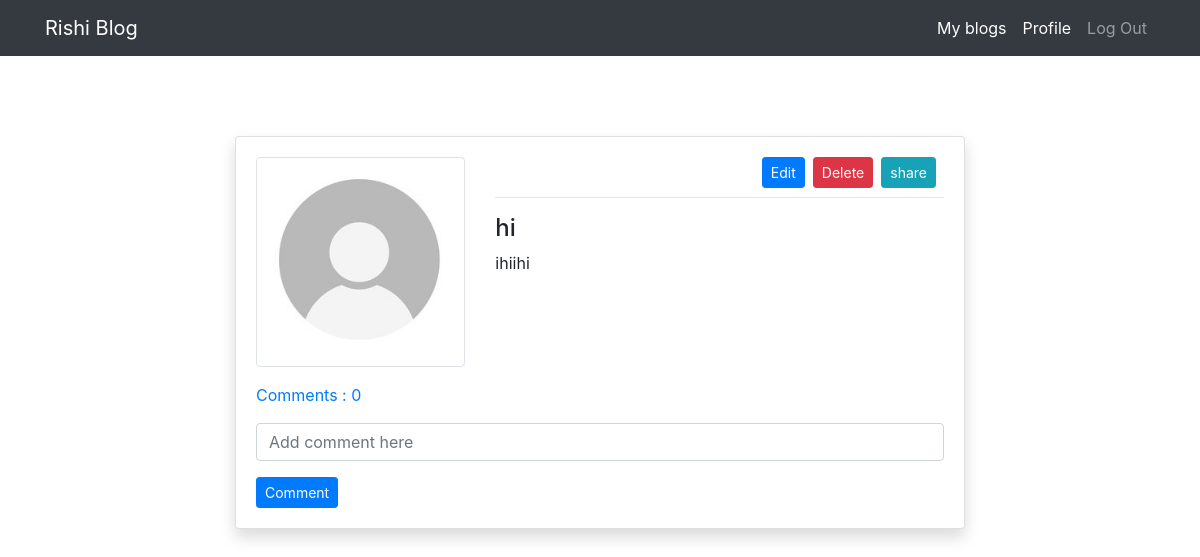
The page /post_detail/3/ (signed in) on the database its author committed.
### myblogapp/models.py (models this page shows, shortened)
class PostModel(models.Model):
    title = models.CharField(max_length=100)
    content = models.TextField()
    author = models.ForeignKey(User, on_delete=models.CASCADE)
    date_created = models.DateTimeField(auto_now_add=True)
    class Meta:
        ordering = ("-date_created",)
    def comment_count(self):
        return self.comment_set.all().count()
    def comments(self):
        return self.comment_set.all()

### users/models.py (models this page shows, shortened)
class profileModel(models.Model):
    user = models.OneToOneField(User, on_delete=models.CASCADE)
    mobile = models.CharField(max_length=10)
    image = models.ImageField(
        default="default.jpg",
        upload_to="profile",
        validators=[FileExtensionValidator(["png", "jpg", "jpeg"])],
    )
    otp = models.CharField(max_length=6, null=True, blank=True)
    exp_time = models.DateTimeField()

### myblogapp/views.py (the view)
# urls.py: path("post_detail/<int:pk>/", views.post_details, name="blog-post-detail"),
@login_required
def post_details(request: object, pk: int) -> object:
    post = PostModel.objects.get(id=pk)
    if request.method == "POST":
        c_form = CommentForm(request.POST)
        if c_form.is_valid():
            instance = c_form.save(commit=False)
            instance.user = request.user
            instance.post = post
            instance.save()
            return redirect("blog-post-detail", pk=post.id)
    else:
        c_form = CommentForm()
    context = {"post": post, "c_form": c_form}
    return render(request, "blog/post_detail.html", context)

### myblogapp/forms.py
class CommentForm(forms.ModelForm):
    content = forms.CharField(
        label="", widget=forms.TextInput(attrs={"placeholder": "Add comment here"})
    )
    class Meta:
        model = Comment
        fields = [
            "content",
        ]

### templates/blog/post_detail.html (shortened to what this page needs)
{% extends 'partials/base.html' %}
{% load crispy_forms_tags %}
{% load social_share %}
{% block content %}
<div class="container">
    <div class="row mt-5 pt-3">
        <div class="col-md-8 offset-md-2">
            <div class="card my-3 shadow">
                <div class="card-body">
                    <div class="row">
                        <div class="col-md-4">
                            <img class="img-thumbnail" src="{{ post.author.profilemodel.image.url }}" alt="profile-img">
                        </div>
                        <div class="col-md-8">
                            <span> <button type="button"
                                class="btn btn-info btn-sm mx-2 float-right" data-toggle="modal"
                                data-target="#exampleModal">
                                share
                            </button></span>
                            {% if post.author == request.user %}
                            <span><a class="btn btn-danger float-right btn-sm"
                                    href="{% url 'blog-post-delete' post.id %}">Delete</a></span>
                            <span><a class="btn btn-primary mx-2 float-right btn-sm"
                                    href="{% url 'blog-post-edit' post.id %}">Edit</a></span>
                            {% endif %}
                            <br>
                            <hr>
                            <h4>{{ post.title }}</h4>
                            <p>
                                {{ post.content }}
                            </p>
                        </div>
                    </div>
                    <p class="mt-3">
                        <a class="" data-toggle="collapse" href="#collapseExample" role="button"
                            aria-expanded="false" aria-controls="collapseExample">
                           Comments : {{ post.comment_count }}
                        </a>
                    </p>
                    <form method="post">
                        {{ c_form|crispy }}
                        <input class="btn btn-primary btn-sm" type="submit" value="Comment">
                    </form>
                </div>
            </div>
        </div>
    </div>
</div>
{% endblock %}

### rows shown on the page
PostModel: author.profilemodel.image (placeholder picture), title "hi", content "ihiihi", comment_count "0"
